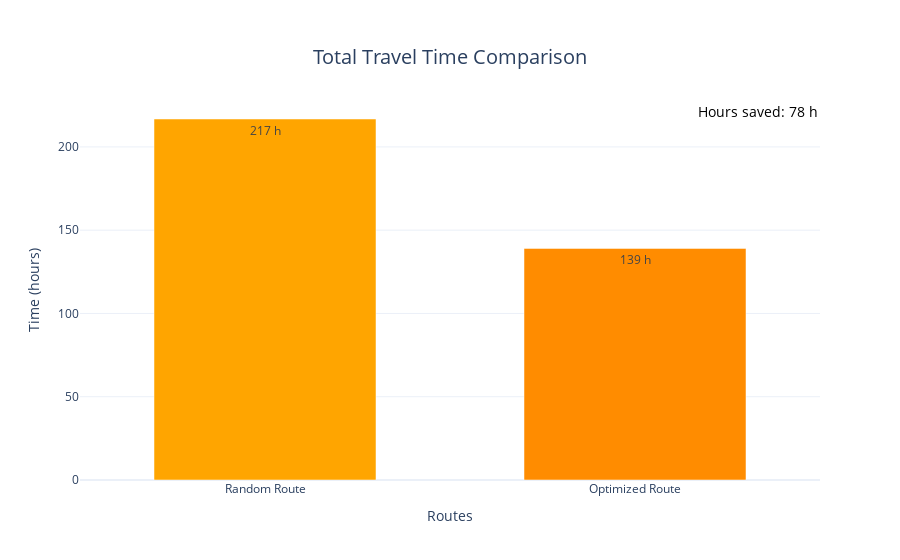

This figure's notebook cell:
### Code cell
# Bar Chart for Time Comparison
fig = go.Figure()
fig.add_trace(go.Bar(
    x=["Random Route", "Optimized Route"],
    y=[random_time, optimized_time],
    text=[f"{random_time:.0f} h", f"{optimized_time:.0f} h"],
    textposition="auto",
    marker_color=["#FFA500", "#FF8C00"]
))

#  Add a text annotation for hours saved
fig.add_annotation(
    text=f"Hours saved: {hours_saved:.0f} h",
    xref="paper", yref="paper",
    x=1, y=1,
    showarrow=False,
    font=dict(size=14, color="black"),
    align="center"
)

# Update layout for the bar chart
fig.update_layout(
    title={'text': "Total Travel Time Comparison", 'x': 0.5, 'xanchor': 'center', 'yanchor': 'top', 'font': {'size': 20}},
    yaxis_title="Time (hours)",
    xaxis_title="Routes",
    bargap=0.4,
    template="plotly_white"
)

fig.show()

### Figure 1 — Plotly figure (JSON) as saved in the notebook; plotly's stock layout.template omitted (floating-point values rounded to 4 significant figures)
{"data": [{"marker": {"color": ["#FFA500", "#FF8C00"]}, "text": ["217 h", "139 h"], "textposition": "auto", "type": "bar", "x": ["Random Route", "Optimized Route"], "y": [216.8, 139.1]}], "layout": {"annotations": [{"align": "center", "font": {"color": "black", "size": 14}, "showarrow": false, "text": "Hours saved: 78 h", "x": 1, "xref": "paper", "y": 1, "yref": "paper"}], "bargap": 0.4, "title": {"font": {"size": 20}, "text": "Total Travel Time Comparison", "x": 0.5, "xanchor": "center", "yanchor": "top"}, "xaxis": {"title": {"text": "Routes"}}, "yaxis": {"title": {"text": "Time (hours)"}}}}
